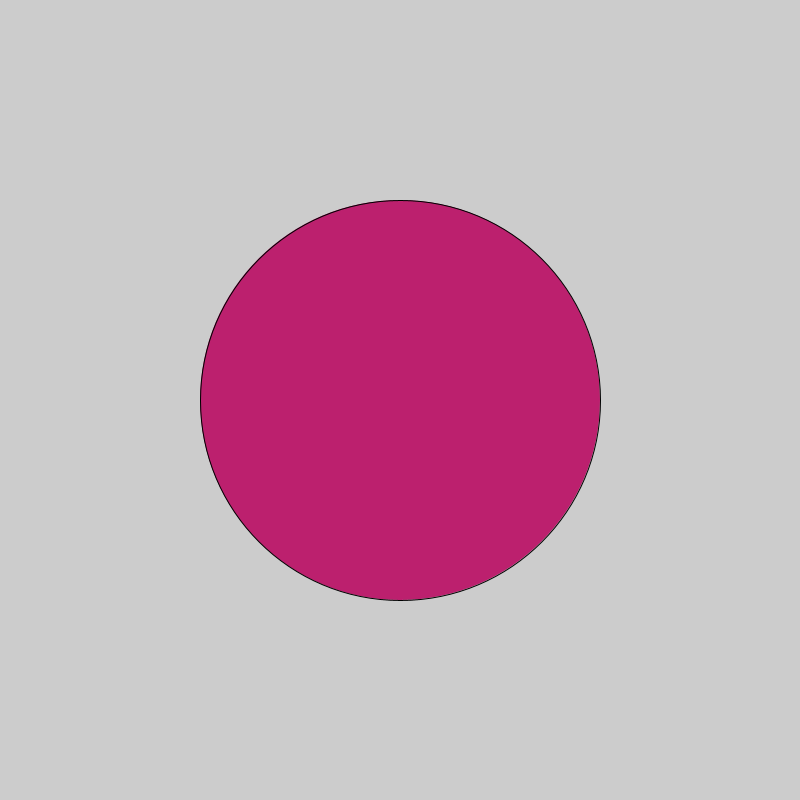
Frame 1 (no input)
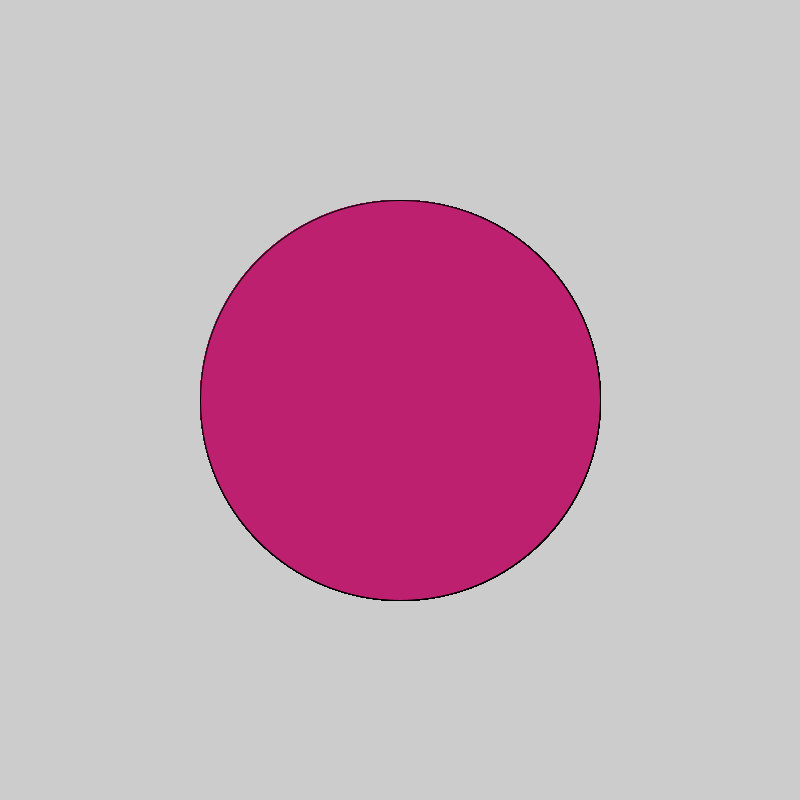
Frame 60 (the mouse pressed at the canvas centre just before this capture)
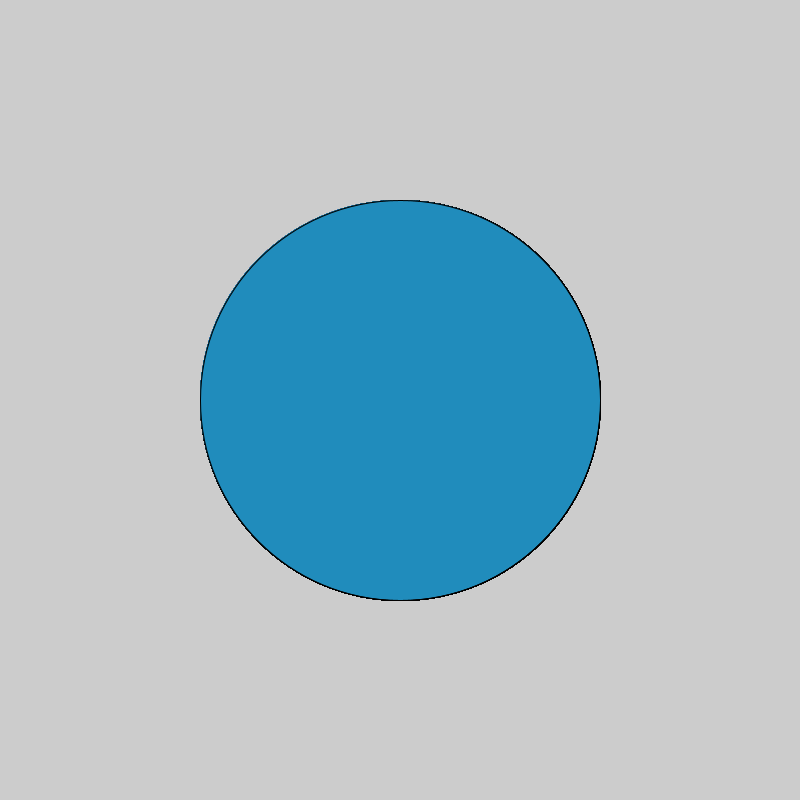
Frame 120 (the mouse held since frame 60 and released just before this capture)

The Processing sketch that drew these frames (run headless with seeded random() and noise(); from frame 60 on, the mouse is pressed at the canvas centre):

// Processing sketch: Logical_Dot
// ── Logical_Dot.pde
void setup() {
size(800,800);
}
 void draw() {
  if(mousePressed){
   fill(#208CBC);
  ellipse(400,400,400,400);
}else{
  fill(#BC206E);
  ellipse(400,400,400,400);
}
 }
